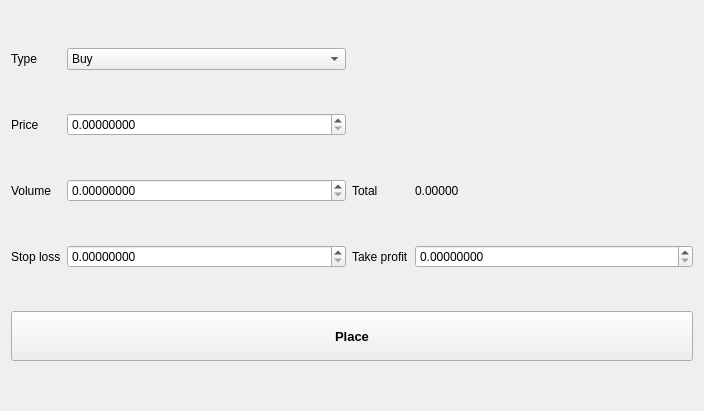
<?xml version="1.0" encoding="UTF-8"?>
<ui version="4.0">
 <class>WidgetOrderLimit</class>
 <widget class="QWidget" name="WidgetOrderLimit">
  <property name="geometry">
   <rect>
    <x>0</x>
    <y>0</y>
    <width>704</width>
    <height>411</height>
   </rect>
  </property>
  <property name="windowTitle">
   <string>Form</string>
  </property>
  <layout class="QGridLayout" name="gridLayout">
   <item row="3" column="1">
    <widget class="QDoubleSpinBox" name="price">
     <property name="sizePolicy">
      <sizepolicy hsizetype="MinimumExpanding" vsizetype="Fixed">
       <horstretch>0</horstretch>
       <verstretch>0</verstretch>
      </sizepolicy>
     </property>
     <property name="decimals">
      <number>8</number>
     </property>
     <property name="maximum">
      <double>9999999.000000000000000</double>
     </property>
    </widget>
   </item>
   <item row="3" column="0">
    <widget class="QLabel" name="labelPrice">
     <property name="text">
      <string>Price</string>
     </property>
    </widget>
   </item>
   <item row="6" column="0">
    <widget class="QLabel" name="labelStopLoss">
     <property name="text">
      <string>Stop loss</string>
     </property>
    </widget>
   </item>
   <item row="4" column="1">
    <widget class="QDoubleSpinBox" name="volume">
     <property name="sizePolicy">
      <sizepolicy hsizetype="MinimumExpanding" vsizetype="Fixed">
       <horstretch>0</horstretch>
       <verstretch>0</verstretch>
      </sizepolicy>
     </property>
     <property name="decimals">
      <number>8</number>
     </property>
     <property name="maximum">
      <double>9999999.000000000000000</double>
     </property>
     <property name="singleStep">
      <double>0.010000000000000</double>
     </property>
    </widget>
   </item>
   <item row="6" column="1">
    <widget class="QDoubleSpinBox" name="stopLoss">
     <property name="sizePolicy">
      <sizepolicy hsizetype="MinimumExpanding" vsizetype="Fixed">
       <horstretch>0</horstretch>
       <verstretch>0</verstretch>
      </sizepolicy>
     </property>
     <property name="decimals">
      <number>8</number>
     </property>
     <property name="maximum">
      <double>9999999.000000000000000</double>
     </property>
    </widget>
   </item>
   <item row="4" column="3">
    <widget class="QLabel" name="total">
     <property name="sizePolicy">
      <sizepolicy hsizetype="MinimumExpanding" vsizetype="Preferred">
       <horstretch>0</horstretch>
       <verstretch>0</verstretch>
      </sizepolicy>
     </property>
     <property name="text">
      <string>0.00000</string>
     </property>
    </widget>
   </item>
   <item row="0" column="1">
    <widget class="QComboBox" name="type">
     <property name="sizePolicy">
      <sizepolicy hsizetype="MinimumExpanding" vsizetype="Fixed">
       <horstretch>0</horstretch>
       <verstretch>0</verstretch>
      </sizepolicy>
     </property>
     <item>
      <property name="text">
       <string>Buy</string>
      </property>
     </item>
     <item>
      <property name="text">
       <string>Sell</string>
      </property>
     </item>
    </widget>
   </item>
   <item row="6" column="2">
    <widget class="QLabel" name="labelTakeProfit">
     <property name="text">
      <string>Take profit</string>
     </property>
    </widget>
   </item>
   <item row="0" column="0">
    <widget class="QLabel" name="labelType">
     <property name="text">
      <string>Type</string>
     </property>
    </widget>
   </item>
   <item row="4" column="2">
    <widget class="QLabel" name="labelTotal">
     <property name="text">
      <string>Total</string>
     </property>
    </widget>
   </item>
   <item row="4" column="0">
    <widget class="QLabel" name="labelVolume">
     <property name="text">
      <string>Volume</string>
     </property>
    </widget>
   </item>
   <item row="6" column="3">
    <widget class="QDoubleSpinBox" name="takeProfit">
     <property name="sizePolicy">
      <sizepolicy hsizetype="MinimumExpanding" vsizetype="Fixed">
       <horstretch>0</horstretch>
       <verstretch>0</verstretch>
      </sizepolicy>
     </property>
     <property name="decimals">
      <number>8</number>
     </property>
     <property name="maximum">
      <double>9999999.000000000000000</double>
     </property>
    </widget>
   </item>
   <item row="7" column="0" colspan="4">
    <widget class="QPushButton" name="place">
     <property name="minimumSize">
      <size>
       <width>150</width>
       <height>50</height>
      </size>
     </property>
     <property name="maximumSize">
      <size>
       <width>16777215</width>
       <height>16777215</height>
      </size>
     </property>
     <property name="font">
      <font>
       <pointsize>10</pointsize>
       <weight>75</weight>
       <bold>true</bold>
      </font>
     </property>
     <property name="autoFillBackground">
      <bool>false</bool>
     </property>
     <property name="text">
      <string>Place</string>
     </property>
    </widget>
   </item>
  </layout>
 </widget>
 <resources/>
 <connections/>
</ui>
